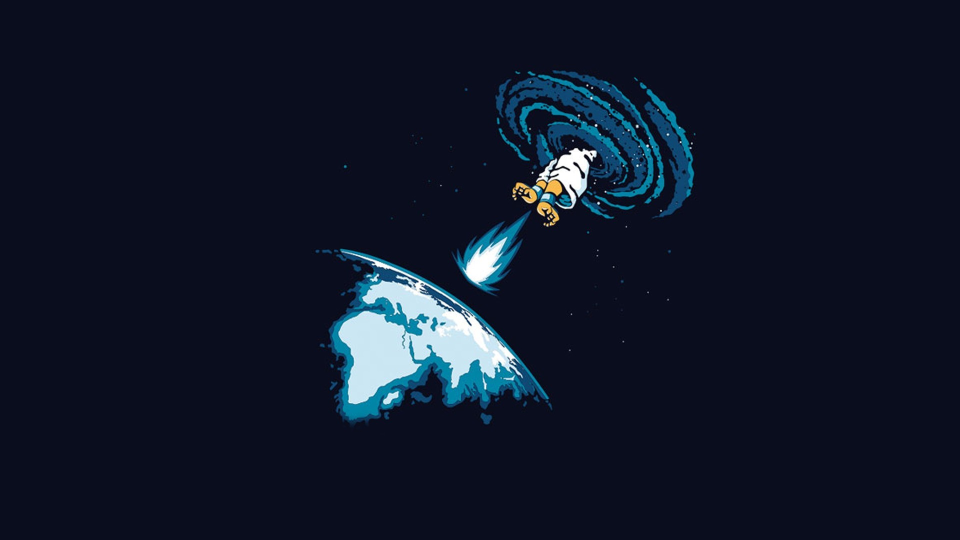
#> input picture koi-reader/ocv-workout/workouts/data/wallhaven-4858gk.jpg, 1920 x 1080 px, given in place of the camera (shown at 1/2 size)
$ python stage1_shape_counter.py
#> lines starting #> are read from the running program, lines starting #| are printed output that depends on the picture; after the words box and inside, x2 and y2 are one past the last pixel; in counts of white or black regions, pixels touching at a corner belong together
"""
Stage 1: Shape Counter
----------------------
Goal: open the webcam, find distinct objects (shapes) on a plain
background, draw a box around each one, and show a live count.

This teaches the core OpenCV pipeline you will reuse forever:
    capture -> grayscale -> blur -> threshold -> contours -> draw

Run:
    python stage1_shape_counter.py

Controls:
    q  = quit
    t  = toggle the threshold debug window on/off

Tip: hold up dark objects against a light wall (or light objects
against a dark desk) for the cleanest detection.
"""

import cv2

# --- Tunable knobs (change these and watch what happens) ---------------
MIN_AREA = 800        # ignore tiny blobs (noise). raise if too many boxes.
BLUR_KERNEL = (5, 5)  # bigger = smoother but loses small detail
THRESH_VALUE = 0      # 0 means "let Otsu pick the value automatically"


def main() -> None:
    # 0 = default camera. Use a filename here instead to test on a video.
    cap = cv2.VideoCapture(0)
    if not cap.isOpened():
        raise RuntimeError("Cannot open camera. Is another app using it?")

    show_thresh = False

    while True:
        ok, frame = cap.read()
#> frame is the input picture: shape (1080, 1920, 3); mean B, G, R 40.1, 22.7, 15.7
        if not ok:
            break  # camera dropped / video ended

        # 1. Grayscale: color is noise for shape-finding. 1 channel = faster.
        gray = cv2.cvtColor(frame, cv2.COLOR_BGR2GRAY)
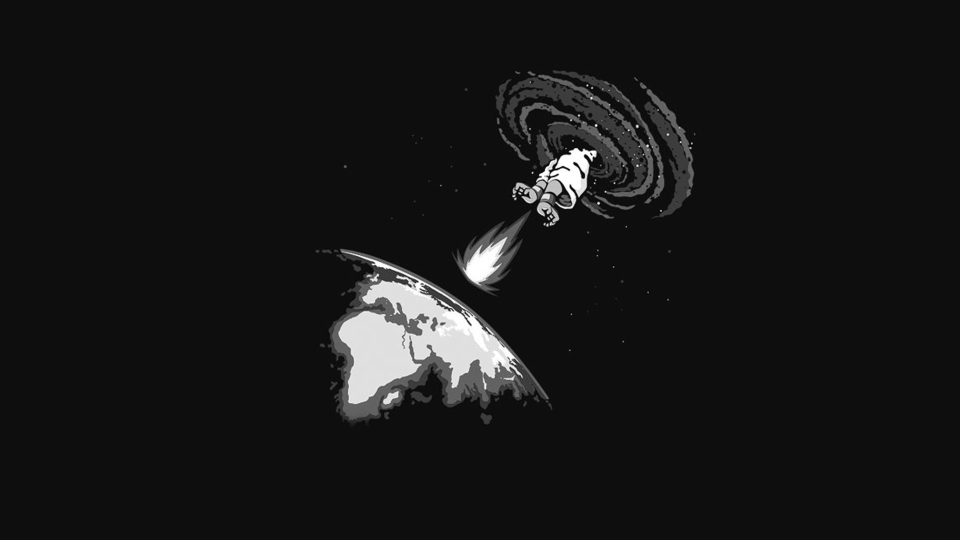
#> gray: shape (1080, 1920) (shown at 1/2 size); min 0, max 255, mean 22.6

        # 2. Blur: kills speckle noise so threshold edges are clean.
        blur = cv2.GaussianBlur(gray, BLUR_KERNEL, 0)

        # 3. Threshold: split image into black/white (object vs background).
        #    THRESH_OTSU auto-picks the split point from the histogram.
        _, thresh = cv2.threshold(
            blur, THRESH_VALUE, 255,
            cv2.THRESH_BINARY_INV + cv2.THRESH_OTSU,
        )
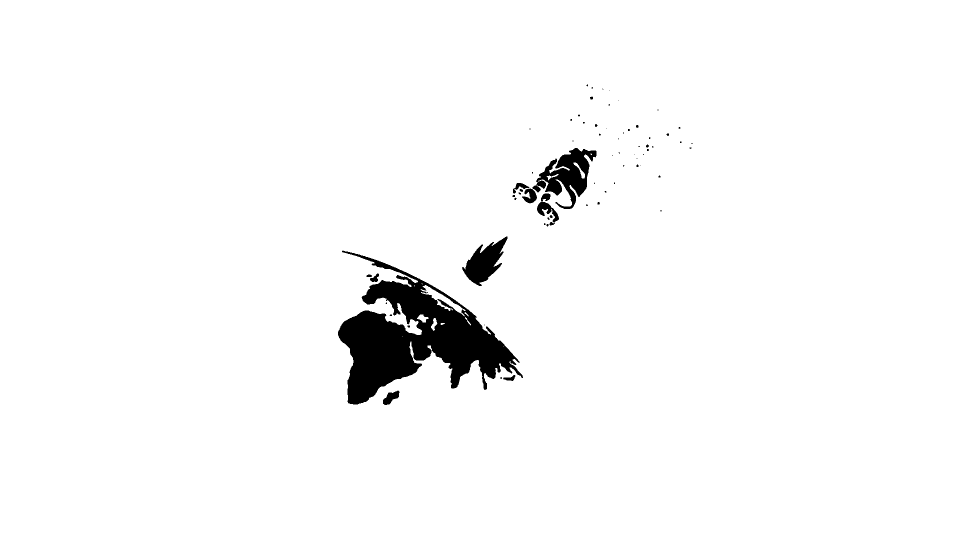
#> thresh: shape (1080, 1920) (shown at 1/2 size); 97.1% white; 69 black regions (51 under 20 px), largest, box (x1, y1, x2, y2) and area: (676, 501, 1046, 809) 46232, (1065, 296, 1193, 418) 6723, (924, 473, 1015, 572) 4234

        # 4. Contours: outlines of every white blob.
        #    RETR_EXTERNAL = only outer shapes, ignore holes inside them.
        contours, _ = cv2.findContours(
            thresh, cv2.RETR_EXTERNAL, cv2.CHAIN_APPROX_SIMPLE,
        )
#> contours = [[[0, 0], [0, 1079], [1919, 1079], [1919, 0]]]

        # 5. Draw a box + count the ones big enough to be real.
        count = 0
        for c in contours:
            if cv2.contourArea(c) < MIN_AREA:
                continue  # skip noise
            count += 1
            x, y, w, h = cv2.boundingRect(c)
            cv2.rectangle(frame, (x, y), (x + w, y + h), (0, 255, 0), 2)
#> this loop made 1 pass
#> (c, count, x, y, w, h) on pass 1: ([[0, 0], [0, 1079], [1919, 1079], [1919, 0]], 1, 0, 0, 1920, 1080)
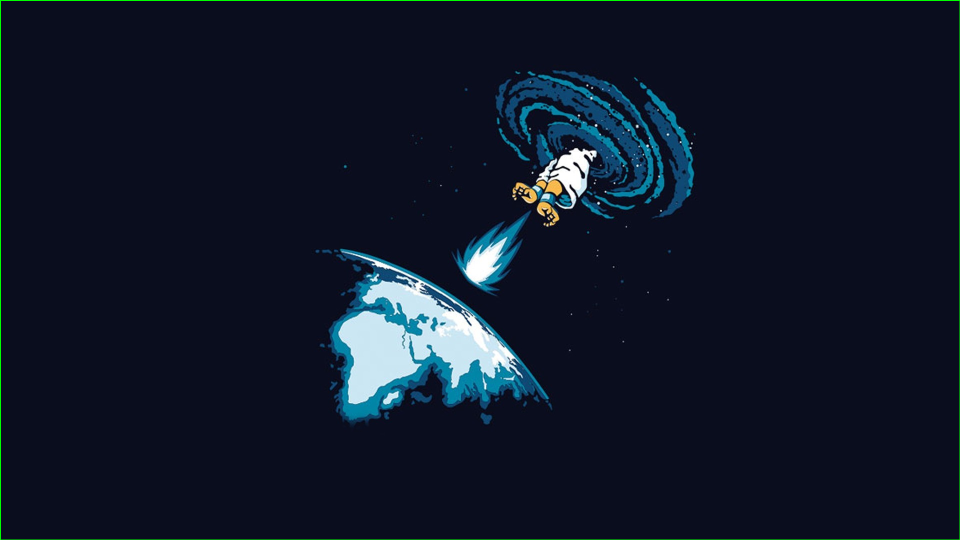
#> frame: shape (1080, 1920, 3) (shown at 1/2 size); 0.43% of pixels changed, all inside (x1, y1, x2, y2) = (0, 0, 1920, 1080)
#> after the loop, count = 1

        # Overlay the live count.
        cv2.putText(
            frame, f"Objects: {count}", (10, 30),
            cv2.FONT_HERSHEY_SIMPLEX, 1.0, (0, 0, 255), 2,
        )
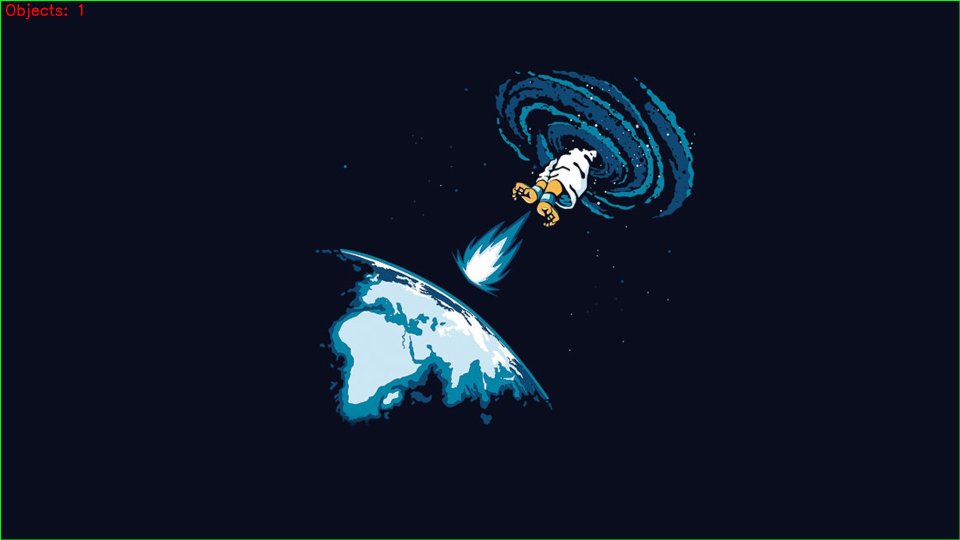
#> frame: shape (1080, 1920, 3) (shown at 1/2 size); 0.05% of pixels changed, all inside (x1, y1, x2, y2) = (12, 7, 165, 39)

        cv2.imshow("Stage 1 - Shape Counter", frame)
        if show_thresh:
            cv2.imshow("threshold (debug)", thresh)

        key = cv2.waitKey(1) & 0xFF
#> (key q is pressed here)
        if key == ord("q"):
            break
        if key == ord("t"):
            show_thresh = not show_thresh
            if not show_thresh:
                cv2.destroyWindow("threshold (debug)")

    cap.release()
    cv2.destroyAllWindows()


if __name__ == "__main__":
    main()

$ run again, on koi-reader/ocv-workout/workouts/data/wallhaven-4x92p3.jpg
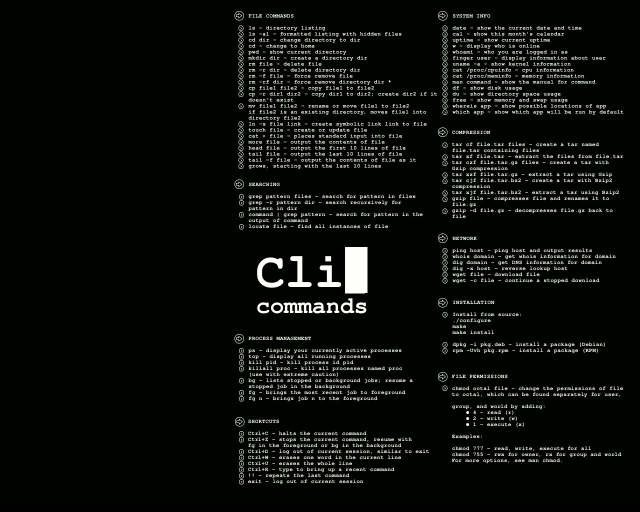
#> input picture koi-reader/ocv-workout/workouts/data/wallhaven-4x92p3.jpg, 1280 x 1024 px, given in place of the camera (shown at 1/2 size)
#> in main, frame is the input picture: shape (1024, 1280, 3); mean B, G, R 11.9, 14, 12.1
#> in main, `_, thresh = cv2.threshold( blur, THRESH_VALUE, 255, cv2.THRESH_BINARY_..`:
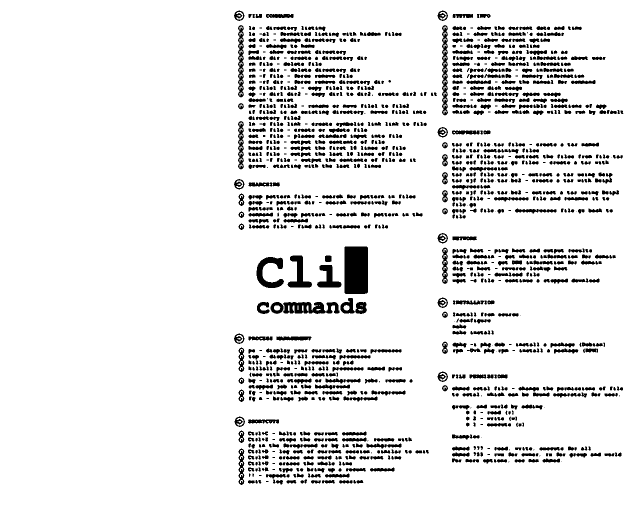
#> thresh: shape (1024, 1280) (shown at 1/2 size); 91% white; 1553 black regions (131 under 20 px), largest, box (x1, y1, x2, y2) and area: (689, 493, 736, 588) 4449, (566, 604, 679, 628) 1883, (513, 514, 568, 576) 1597
#> contours = [[[0, 0], [0, 1023], [1279, 1023], [1279, 0]]]
#> the loop in main, `for c in contours:` made 1 pass
#> (c, count, x, y, w, h) on pass 1: ([[0, 0], [0, 1023], [1279, 1023], [1279, 0]], 1, 0, 0, 1280, 1024)
#> after the loop in main, `for c in contours:`: count = 1
#> in main, `cv2.putText( frame, f"Objects: {count}", (10, 30), cv2.FONT_HERSHEY_SI..`:
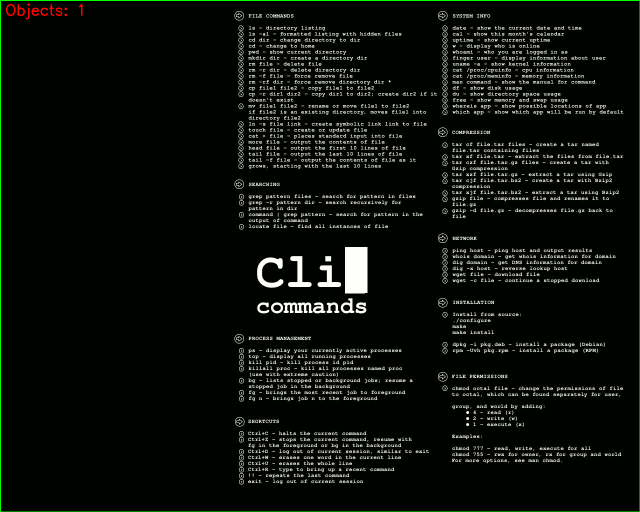
#> frame: shape (1024, 1280, 3) (shown at 1/2 size); mean B, G, R 11.9, 15.3, 12.3
